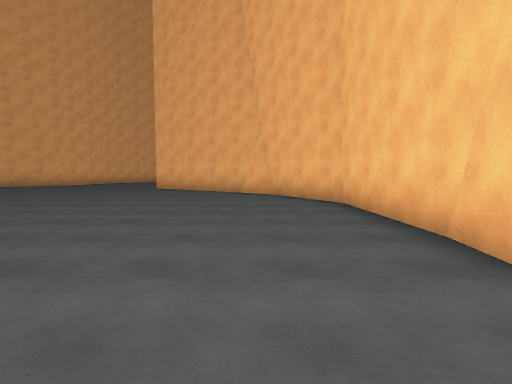
view 1 (above)

20 first-person views from a walk through a scene from a Unity 3-D project. The camera is 1.4 m above the floor, tilts 4° down and sees 80° across. The floor is counted in squares, 2 m on a side. Each view is taken from the middle of a square. On the plan, view 1 faces up. The plan holds only what a view shows up to about 10 squares ahead; the rest is blank. The place goes on beyond the plan. Surface patterns are stand-ins for the level's own textures.

view 2
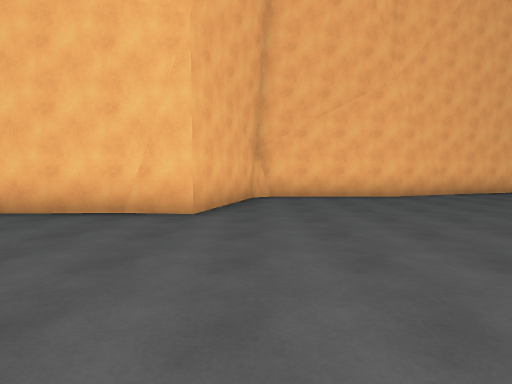

view 3
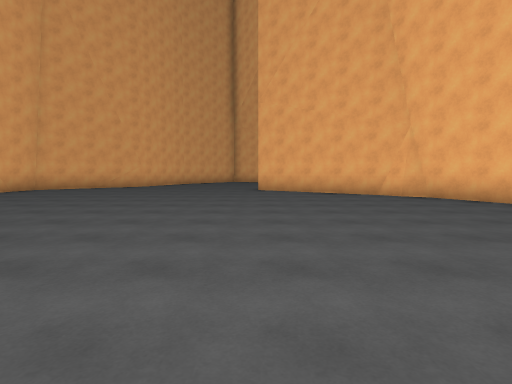

view 4
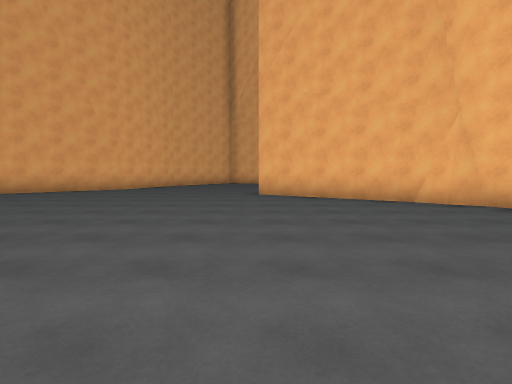

view 5
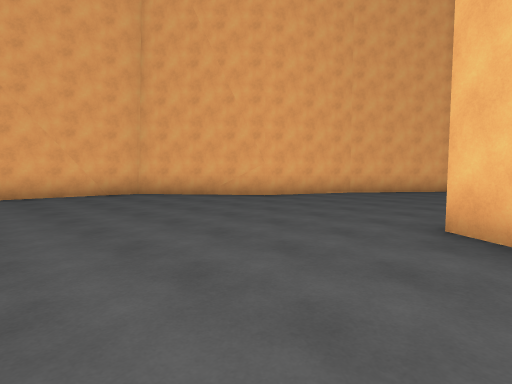

view 6
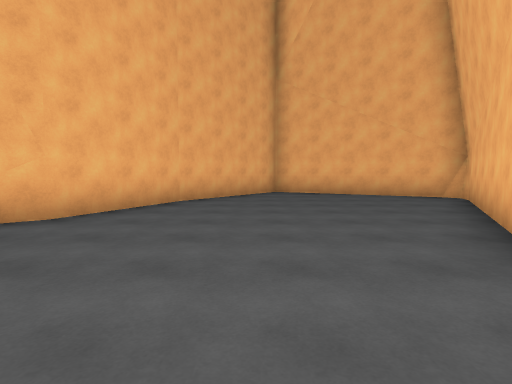

view 7
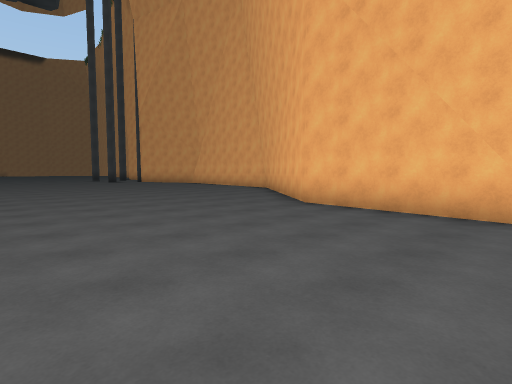

view 8
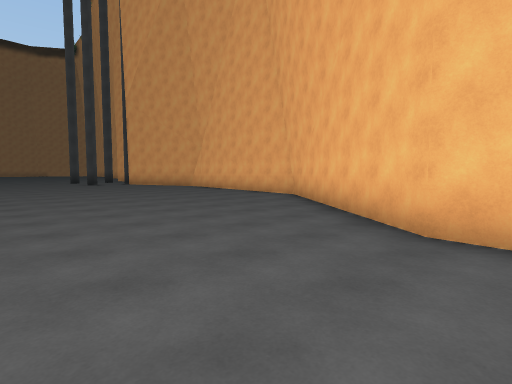

view 9
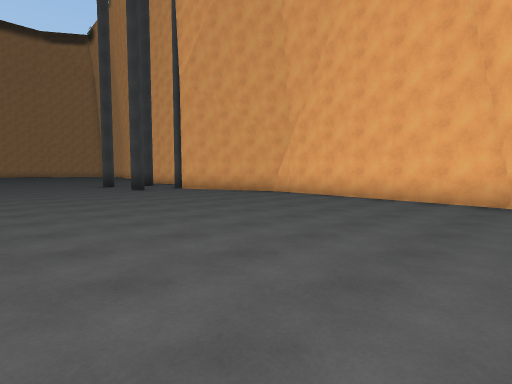

view 10
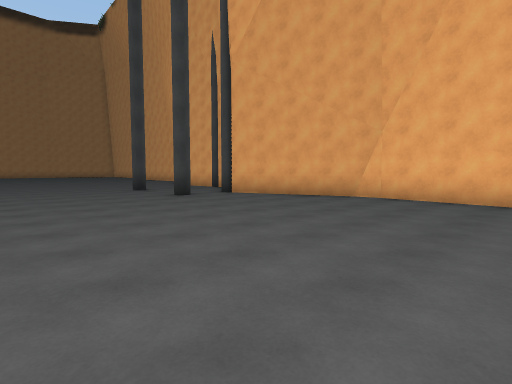

view 11
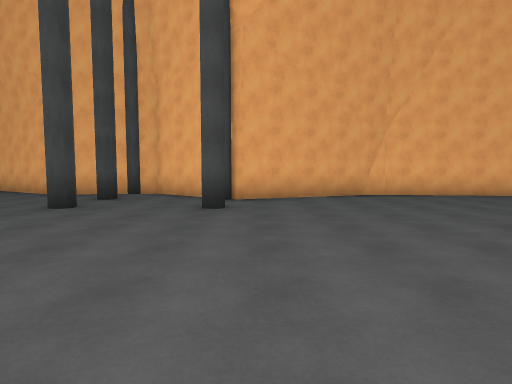

view 12
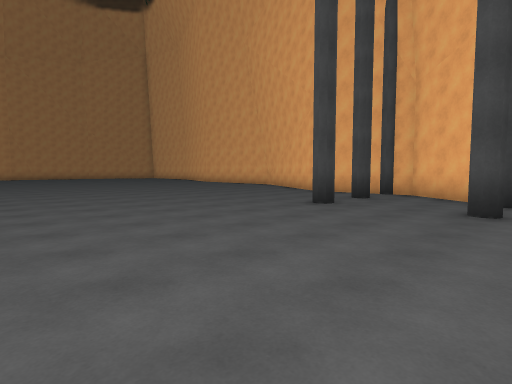

view 13
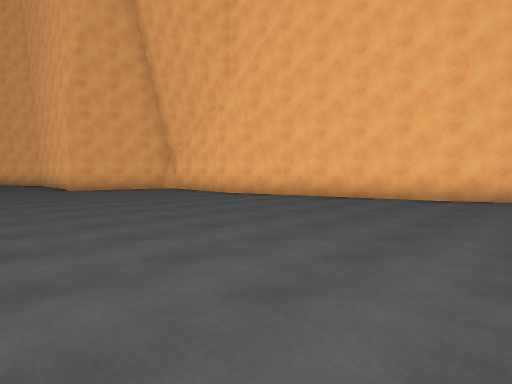

view 14
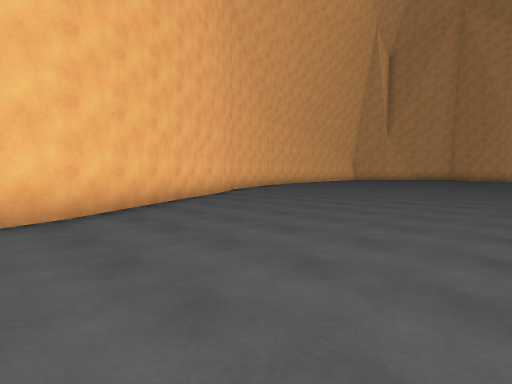

view 15
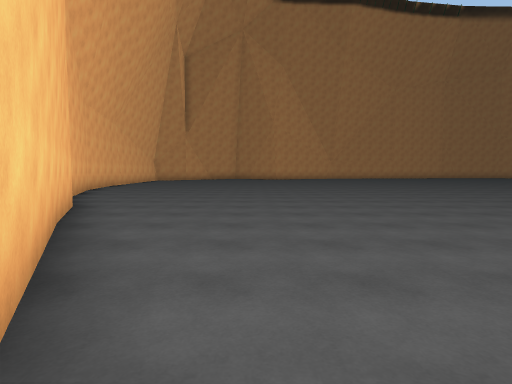

view 16
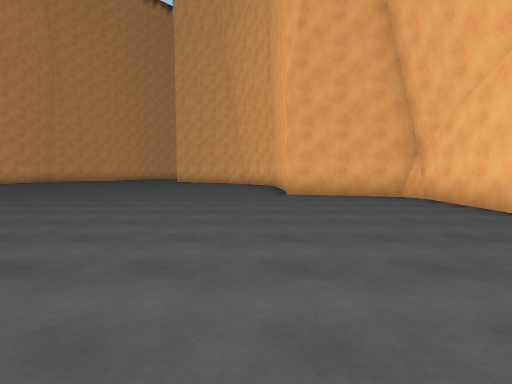

view 17
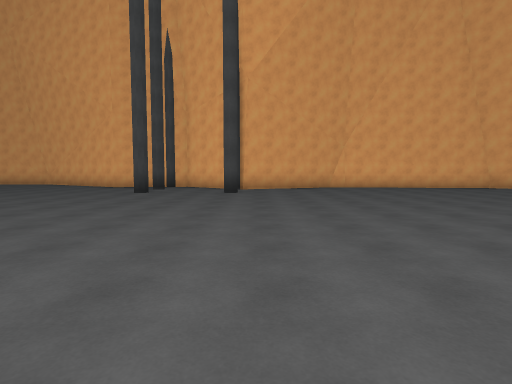

view 18
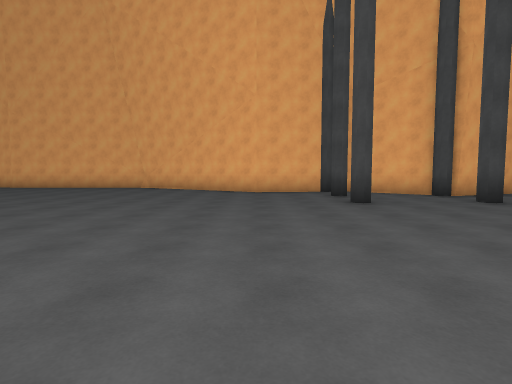

view 19
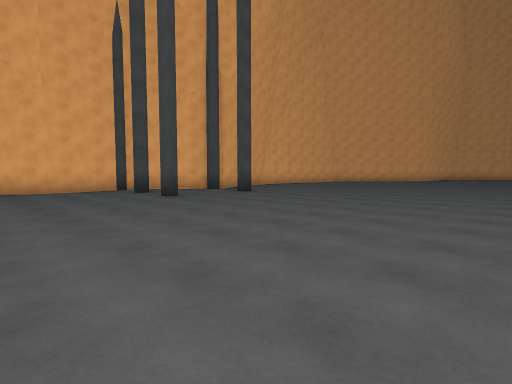

view 20
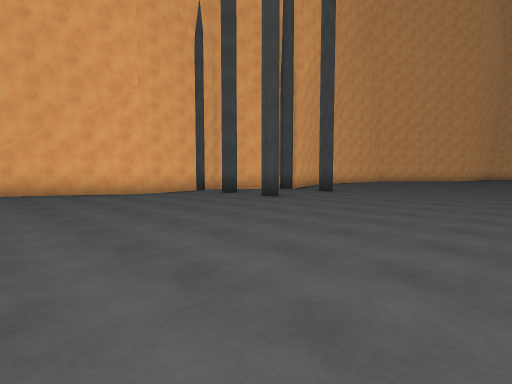

### Floor plan
Points are (right, up) in squares from view 1. A wall is a line through its corners. A room is listed if a view was taken in it or the views show most of it. See-through windows are left out.
Room 1 (views 1, 2, 3, 4, 5, 6, 7, 8, 9, 10, 11, 12, 13, 14, 15, 16, 17, 18, 19, 20)
walls: (2, 2.8) (1.9, 6.6) (0.4, 9.2); (5.2, -2.7) (5.2, 1) (1.9, 2) (2, 3.2); (-15.7, -7.9) (-17.2, -10) (-16.9, -13) (-17.5, -14.1); (-16.8, -3.6) (-15.2, -7.8); (-16.8, -3.1) (-16.8, -4); (7, -8.3) (5.3, -2.6); (0.1, 9.3) (-0.4, 9.8); (0.6, 9.1) (0, 9.5); (-0.1, 9.5) (-4, 12.1); (-12.2, 11) (-12.5, 7) (-16.2, 2.4) (-16.8, -3.3); (9.7, -13) (7, -8.1); (-3.2, 13.3) (-0.7, 17.7) (-1, 18.1); (-7.7, 17.1) (-8.9, 14.4) (-11.9, 12) (-12.2, 10.4); (-0.8, 17.2) (-0.7, 17.7); (-0.7, 17.8) (-5.4, 20.1) (-7.8, 17)

Positions as (right, up) in squares from view 1, and headings:
1: (0, 0), facing up
2: (-3, 1), facing right
3: (-4, 1), facing up
4: (-4, 3), facing up
5: (-3, 8), facing up-left
6: (-6, 10), facing up
7: (-7, 11), facing down-left
8: (-9, 8), facing down-left
9: (-9, 3), facing down-left
10: (-9, 0), facing down-left
11: (-8, -7), facing left
12: (-8, -7), facing down-left
13: (-1, -10), facing up-right
14: (2, -7), facing down-right
15: (6, -7), facing down
16: (1, -7), facing up
17: (-4, -7), facing left
18: (-7, -13), facing left
19: (-6, -15), facing up-left
20: (-8, -17), facing up-left
